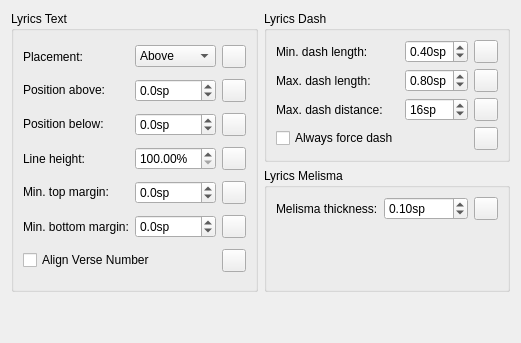
      <widget class="QWidget" name="PageLyrics">
       <layout class="QGridLayout" name="gridLayout_44">
        <item row="2" column="1">
         <widget class="QGroupBox" name="lyricsMelismaBox">
          <property name="title">
           <string>Lyrics Melisma</string>
          </property>
          <layout class="QGridLayout" name="gridLayout_25">
           <item row="2" column="0">
            <widget class="QLabel" name="label_119">
             <property name="text">
              <string/>
             </property>
            </widget>
           </item>
           <item row="0" column="2">
            <widget class="QToolButton" name="resetLyricsLineThickness">
             <property name="toolTip">
              <string>Reset to default</string>
             </property>
             <property name="accessibleName">
              <string>Reset 'Melisma thickness' value</string>
             </property>
             <property name="text">
              <string notr="true"/>
             </property>
             <property name="icon">
              <iconset resource="musescore.qrc">
               <normaloff>:/data/icons/edit-reset.svg</normaloff>:/data/icons/edit-reset.svg</iconset>
             </property>
            </widget>
           </item>
           <item row="1" column="0">
            <widget class="QLabel" name="label_93">
             <property name="text">
              <string/>
             </property>
            </widget>
           </item>
           <item row="0" column="1">
            <widget class="QDoubleSpinBox" name="lyricsLineThickness">
             <property name="suffix">
              <string>sp</string>
             </property>
             <property name="maximum">
              <double>1.000000000000000</double>
             </property>
             <property name="singleStep">
              <double>0.010000000000000</double>
             </property>
             <property name="value">
              <double>0.100000000000000</double>
             </property>
            </widget>
           </item>
           <item row="0" column="0">
            <widget class="QLabel" name="label_80">
             <property name="text">
              <string>Melisma thickness:</string>
             </property>
            </widget>
           </item>
           <item row="3" column="0">
            <widget class="QLabel" name="label_123">
             <property name="text">
              <string/>
             </property>
            </widget>
           </item>
          </layout>
         </widget>
        </item>
        <item row="3" column="1">
         <spacer name="verticalSpacer_23">
          <property name="orientation">
           <enum>Qt::Vertical</enum>
          </property>
          <property name="sizeHint" stdset="0">
           <size>
            <width>20</width>
            <height>40</height>
           </size>
          </property>
         </spacer>
        </item>
        <item row="1" column="1">
         <widget class="QGroupBox" name="lyricsDashBox">
          <property name="title">
           <string>Lyrics Dash</string>
          </property>
          <layout class="QGridLayout" name="gridLayout_24">
           <item row="0" column="0">
            <widget class="QLabel" name="label_122">
             <property name="text">
              <string>Min. dash length:</string>
             </property>
             <property name="buddy">
              <cstring>lyricsDashMinLength</cstring>
             </property>
            </widget>
           </item>
           <item row="0" column="1">
            <widget class="QDoubleSpinBox" name="lyricsDashMinLength">
             <property name="suffix">
              <string>sp</string>
             </property>
             <property name="maximum">
              <double>9.990000000000000</double>
             </property>
             <property name="singleStep">
              <double>0.050000000000000</double>
             </property>
             <property name="value">
              <double>0.400000000000000</double>
             </property>
            </widget>
           </item>
           <item row="1" column="0">
            <widget class="QLabel" name="label_120">
             <property name="text">
              <string>Max. dash length:</string>
             </property>
             <property name="buddy">
              <cstring>lyricsDashMaxLength</cstring>
             </property>
            </widget>
           </item>
           <item row="1" column="1">
            <widget class="QDoubleSpinBox" name="lyricsDashMaxLength">
             <property name="suffix">
              <string>sp</string>
             </property>
             <property name="minimum">
              <double>0.050000000000000</double>
             </property>
             <property name="maximum">
              <double>9.990000000000000</double>
             </property>
             <property name="singleStep">
              <double>0.050000000000000</double>
             </property>
             <property name="value">
              <double>0.800000000000000</double>
             </property>
            </widget>
           </item>
           <item row="2" column="0">
            <widget class="QLabel" name="label_121">
             <property name="text">
              <string>Max. dash distance:</string>
             </property>
             <property name="buddy">
              <cstring>lyricsDashMaxDistance</cstring>
             </property>
            </widget>
           </item>
           <item row="2" column="1">
            <widget class="QDoubleSpinBox" name="lyricsDashMaxDistance">
             <property name="suffix">
              <string>sp</string>
             </property>
             <property name="decimals">
              <number>0</number>
             </property>
             <property name="minimum">
              <double>1.000000000000000</double>
             </property>
             <property name="singleStep">
              <double>1.000000000000000</double>
             </property>
             <property name="value">
              <double>16.000000000000000</double>
             </property>
            </widget>
           </item>
           <item row="3" column="0">
            <widget class="QCheckBox" name="lyricsDashForce">
             <property name="text">
              <string>Always force dash</string>
             </property>
            </widget>
           </item>
           <item row="0" column="2">
            <widget class="QToolButton" name="resetLyricsDashMinLength">
             <property name="toolTip">
              <string>Reset to default</string>
             </property>
             <property name="accessibleName">
              <string>Reset 'Min. dash length' value</string>
             </property>
             <property name="text">
              <string notr="true"/>
             </property>
             <property name="icon">
              <iconset resource="musescore.qrc">
               <normaloff>:/data/icons/edit-reset.svg</normaloff>:/data/icons/edit-reset.svg</iconset>
             </property>
            </widget>
           </item>
           <item row="1" column="2">
            <widget class="QToolButton" name="resetLyricsDashMaxLength">
             <property name="toolTip">
              <string>Reset to default</string>
             </property>
             <property name="accessibleName">
              <string>Reset 'Max. dash length' value</string>
             </property>
             <property name="text">
              <string notr="true"/>
             </property>
             <property name="icon">
              <iconset resource="musescore.qrc">
               <normaloff>:/data/icons/edit-reset.svg</normaloff>:/data/icons/edit-reset.svg</iconset>
             </property>
            </widget>
           </item>
           <item row="2" column="2">
            <widget class="QToolButton" name="resetLyricsDashMaxDistance">
             <property name="toolTip">
              <string>Reset to default</string>
             </property>
             <property name="accessibleName">
              <string>Reset 'Max. dash distance' value</string>
             </property>
             <property name="text">
              <string notr="true"/>
             </property>
             <property name="icon">
              <iconset resource="musescore.qrc">
               <normaloff>:/data/icons/edit-reset.svg</normaloff>:/data/icons/edit-reset.svg</iconset>
             </property>
            </widget>
           </item>
           <item row="3" column="2">
            <widget class="QToolButton" name="resetLyricsDashForce">
             <property name="toolTip">
              <string>Reset to default</string>
             </property>
             <property name="accessibleName">
              <string>Reset 'Always force dash' setting</string>
             </property>
             <property name="text">
              <string notr="true"/>
             </property>
             <property name="icon">
              <iconset resource="musescore.qrc">
               <normaloff>:/data/icons/edit-reset.svg</normaloff>:/data/icons/edit-reset.svg</iconset>
             </property>
            </widget>
           </item>
          </layout>
         </widget>
        </item>
        <item row="1" column="0" rowspan="2">
         <widget class="QGroupBox" name="lyricsTextBox">
          <property name="title">
           <string>Lyrics Text</string>
          </property>
          <layout class="QGridLayout" name="gridLayout_23">
           <item row="4" column="2">
            <widget class="QToolButton" name="resetLyricsMinTopDistance">
             <property name="toolTip">
              <string>Reset to default</string>
             </property>
             <property name="accessibleName">
              <string>Reset 'Min. top margin' value</string>
             </property>
             <property name="text">
              <string notr="true"/>
             </property>
             <property name="icon">
              <iconset resource="musescore.qrc">
               <normaloff>:/data/icons/edit-reset.svg</normaloff>:/data/icons/edit-reset.svg</iconset>
             </property>
            </widget>
           </item>
           <item row="3" column="2">
            <widget class="QToolButton" name="resetLyricsLineHeight">
             <property name="toolTip">
              <string>Reset to default</string>
             </property>
             <property name="accessibleName">
              <string>Reset 'Line height' value</string>
             </property>
             <property name="text">
              <string notr="true"/>
             </property>
             <property name="icon">
              <iconset resource="musescore.qrc">
               <normaloff>:/data/icons/edit-reset.svg</normaloff>:/data/icons/edit-reset.svg</iconset>
             </property>
            </widget>
           </item>
           <item row="1" column="2">
            <widget class="QToolButton" name="resetLyricsPosAbove">
             <property name="toolTip">
              <string>Reset to default</string>
             </property>
             <property name="accessibleName">
              <string>Reset 'Position above' value</string>
             </property>
             <property name="text">
              <string notr="true"/>
             </property>
             <property name="icon">
              <iconset resource="musescore.qrc">
               <normaloff>:/data/icons/edit-reset.svg</normaloff>:/data/icons/edit-reset.svg</iconset>
             </property>
            </widget>
           </item>
           <item row="1" column="0">
            <widget class="QLabel" name="label_132">
             <property name="sizePolicy">
              <sizepolicy hsizetype="Fixed" vsizetype="Fixed">
               <horstretch>0</horstretch>
               <verstretch>0</verstretch>
              </sizepolicy>
             </property>
             <property name="text">
              <string>Position above:</string>
             </property>
             <property name="buddy">
              <cstring>lyricsPosAbove</cstring>
             </property>
            </widget>
           </item>
           <item row="1" column="1">
            <widget class="QDoubleSpinBox" name="lyricsPosAbove">
             <property name="sizePolicy">
              <sizepolicy hsizetype="Preferred" vsizetype="Fixed">
               <horstretch>0</horstretch>
               <verstretch>0</verstretch>
              </sizepolicy>
             </property>
             <property name="suffix">
              <string>sp</string>
             </property>
             <property name="decimals">
              <number>1</number>
             </property>
             <property name="minimum">
              <double>-100.000000000000000</double>
             </property>
             <property name="singleStep">
              <double>0.500000000000000</double>
             </property>
            </widget>
           </item>
           <item row="3" column="0">
            <widget class="QLabel" name="label_133">
             <property name="text">
              <string>Line height:</string>
             </property>
            </widget>
           </item>
           <item row="4" column="0">
            <widget class="QLabel" name="label_131">
             <property name="sizePolicy">
              <sizepolicy hsizetype="Fixed" vsizetype="Fixed">
               <horstretch>0</horstretch>
               <verstretch>0</verstretch>
              </sizepolicy>
             </property>
             <property name="text">
              <string>Min. top margin:</string>
             </property>
             <property name="buddy">
              <cstring>lyricsMinTopDistance</cstring>
             </property>
            </widget>
           </item>
           <item row="4" column="1">
            <widget class="QDoubleSpinBox" name="lyricsMinTopDistance">
             <property name="sizePolicy">
              <sizepolicy hsizetype="Preferred" vsizetype="Fixed">
               <horstretch>0</horstretch>
               <verstretch>0</verstretch>
              </sizepolicy>
             </property>
             <property name="suffix">
              <string>sp</string>
             </property>
             <property name="decimals">
              <number>1</number>
             </property>
             <property name="minimum">
              <double>-100.000000000000000</double>
             </property>
             <property name="singleStep">
              <double>0.500000000000000</double>
             </property>
            </widget>
           </item>
           <item row="5" column="0">
            <widget class="QLabel" name="label_137">
             <property name="text">
              <string>Min. bottom margin:</string>
             </property>
             <property name="buddy">
              <cstring>lyricsMinBottomDistance</cstring>
             </property>
            </widget>
           </item>
           <item row="5" column="1">
            <widget class="QDoubleSpinBox" name="lyricsMinBottomDistance">
             <property name="suffix">
              <string>sp</string>
             </property>
             <property name="decimals">
              <number>1</number>
             </property>
             <property name="minimum">
              <double>-100.000000000000000</double>
             </property>
             <property name="singleStep">
              <double>0.500000000000000</double>
             </property>
            </widget>
           </item>
           <item row="0" column="1">
            <widget class="QComboBox" name="lyricsPlacement">
             <item>
              <property name="text">
               <string notr="true">Above</string>
              </property>
             </item>
             <item>
              <property name="text">
               <string notr="true">Below</string>
              </property>
             </item>
            </widget>
           </item>
           <item row="2" column="1">
            <widget class="QDoubleSpinBox" name="lyricsPosBelow">
             <property name="sizePolicy">
              <sizepolicy hsizetype="Preferred" vsizetype="Fixed">
               <horstretch>0</horstretch>
               <verstretch>0</verstretch>
              </sizepolicy>
             </property>
             <property name="suffix">
              <string>sp</string>
             </property>
             <property name="decimals">
              <number>1</number>
             </property>
             <property name="minimum">
              <double>-100.000000000000000</double>
             </property>
             <property name="singleStep">
              <double>0.500000000000000</double>
             </property>
            </widget>
           </item>
           <item row="2" column="0">
            <widget class="QLabel" name="label_134">
             <property name="sizePolicy">
              <sizepolicy hsizetype="Fixed" vsizetype="Fixed">
               <horstretch>0</horstretch>
               <verstretch>0</verstretch>
              </sizepolicy>
             </property>
             <property name="text">
              <string>Position below:</string>
             </property>
             <property name="buddy">
              <cstring>lyricsPosBelow</cstring>
             </property>
            </widget>
           </item>
           <item row="2" column="2">
            <widget class="QToolButton" name="resetLyricsPosBelow">
             <property name="toolTip">
              <string>Reset to default</string>
             </property>
             <property name="accessibleName">
              <string>Reset 'Position below' value</string>
             </property>
             <property name="text">
              <string notr="true"/>
             </property>
             <property name="icon">
              <iconset resource="musescore.qrc">
               <normaloff>:/data/icons/edit-reset.svg</normaloff>:/data/icons/edit-reset.svg</iconset>
             </property>
            </widget>
           </item>
           <item row="0" column="0">
            <widget class="QLabel" name="label_71">
             <property name="text">
              <string>Placement:</string>
             </property>
             <property name="buddy">
              <cstring>lyricsPlacement</cstring>
             </property>
            </widget>
           </item>
           <item row="0" column="2">
            <widget class="QToolButton" name="resetLyricsPlacement">
             <property name="toolTip">
              <string>Reset to default</string>
             </property>
             <property name="accessibleName">
              <string>Reset 'Placement' value</string>
             </property>
             <property name="text">
              <string notr="true"/>
             </property>
             <property name="icon">
              <iconset resource="musescore.qrc">
               <normaloff>:/data/icons/edit-reset.svg</normaloff>:/data/icons/edit-reset.svg</iconset>
             </property>
            </widget>
           </item>
           <item row="6" column="0" colspan="2">
            <widget class="QCheckBox" name="lyricsAlignVerseNumber">
             <property name="text">
              <string>Align Verse Number</string>
             </property>
            </widget>
           </item>
           <item row="5" column="2">
            <widget class="QToolButton" name="resetLyricsMinBottomDistance">
             <property name="toolTip">
              <string>Reset to default</string>
             </property>
             <property name="accessibleName">
              <string>Reset 'Min. bottom margin' value</string>
             </property>
             <property name="text">
              <string notr="true"/>
             </property>
             <property name="icon">
              <iconset resource="musescore.qrc">
               <normaloff>:/data/icons/edit-reset.svg</normaloff>:/data/icons/edit-reset.svg</iconset>
             </property>
            </widget>
           </item>
           <item row="6" column="2">
            <widget class="QToolButton" name="resetLyricsAlignVerseNumber">
             <property name="toolTip">
              <string>Reset to default</string>
             </property>
             <property name="accessibleName">
              <string>Reset 'Align Verse Number' value</string>
             </property>
             <property name="text">
              <string notr="true"/>
             </property>
             <property name="icon">
              <iconset resource="musescore.qrc">
               <normaloff>:/data/icons/edit-reset.svg</normaloff>:/data/icons/edit-reset.svg</iconset>
             </property>
            </widget>
           </item>
           <item row="3" column="1">
            <widget class="QDoubleSpinBox" name="lyricsLineHeight">
             <property name="suffix">
              <string>%</string>
             </property>
             <property name="minimum">
              <double>100.000000000000000</double>
             </property>
             <property name="maximum">
              <double>1000.000000000000000</double>
             </property>
            </widget>
           </item>
          </layout>
         </widget>
        </item>
       </layout>
      </widget>
